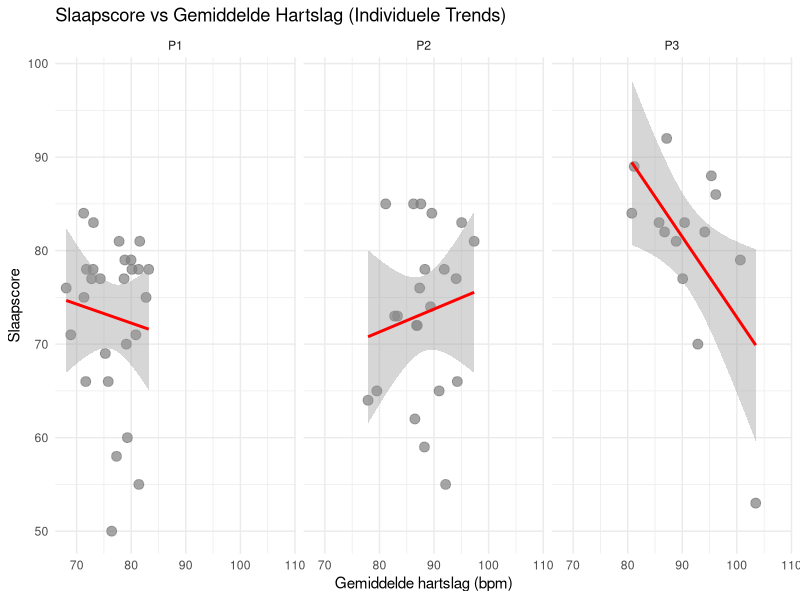
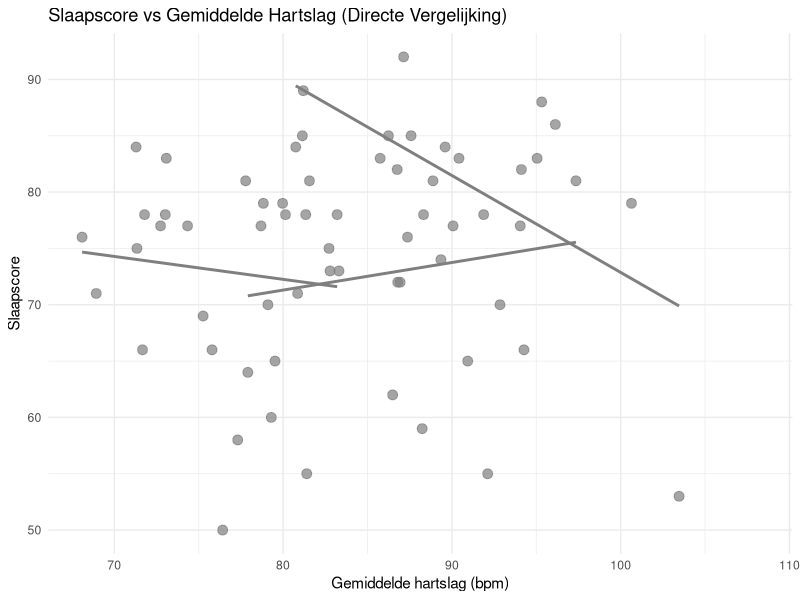
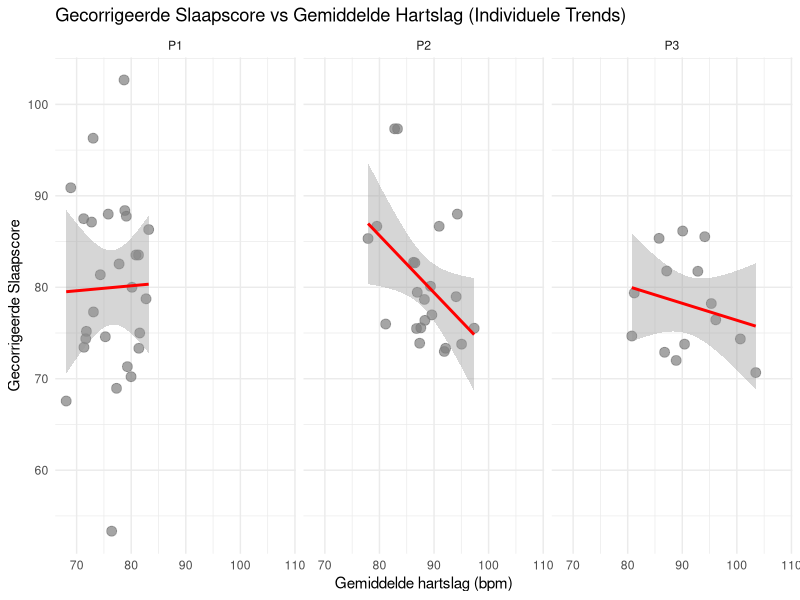
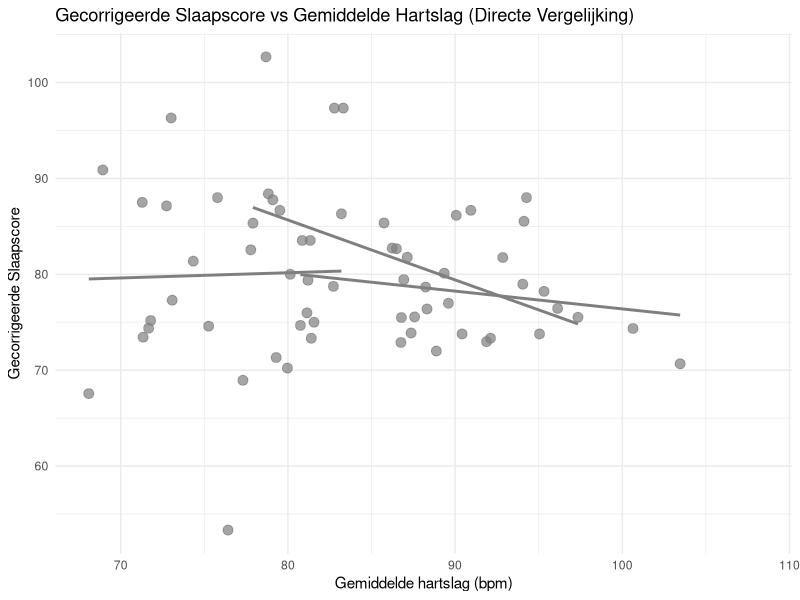
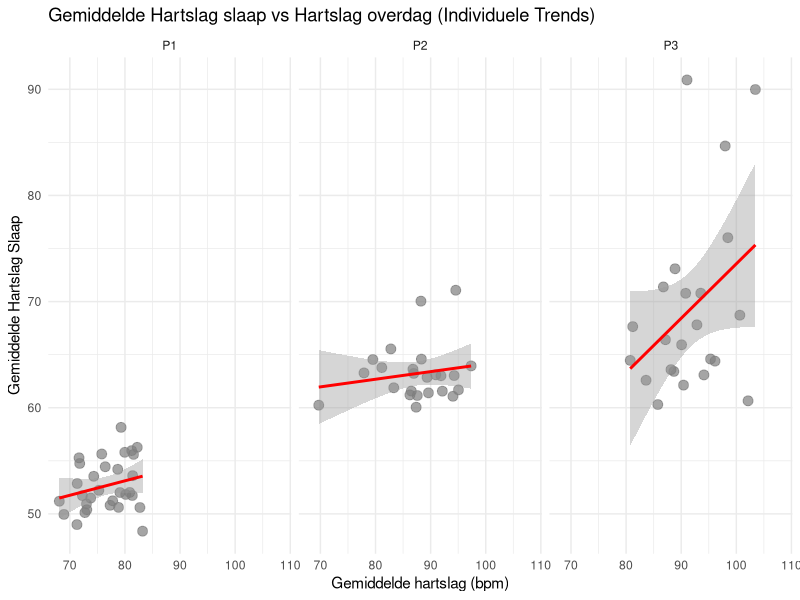
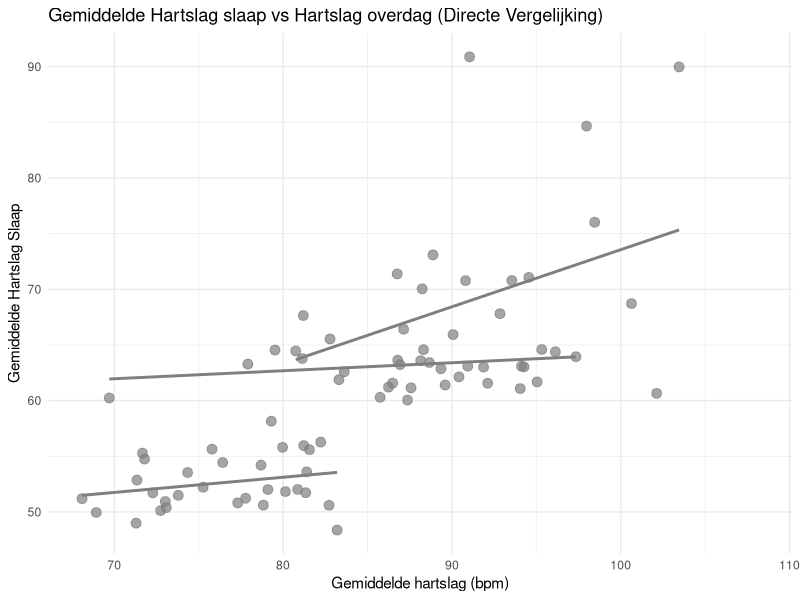
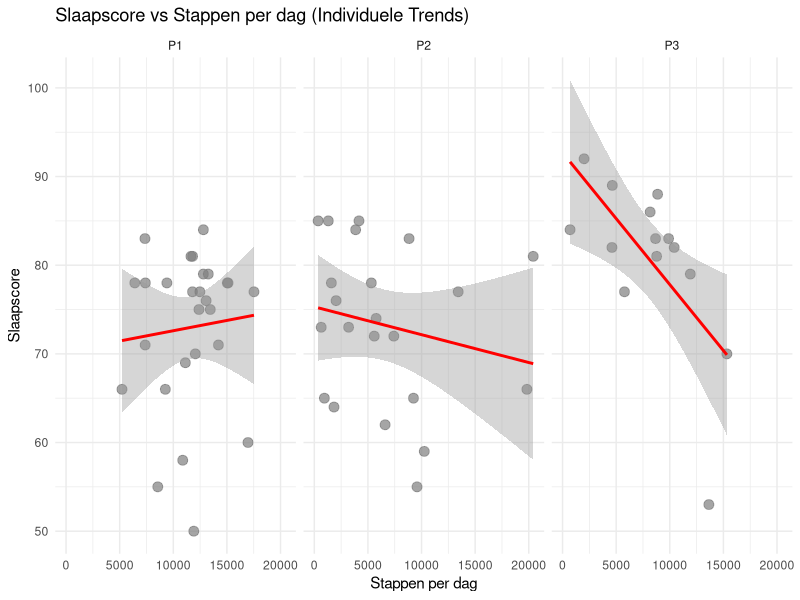
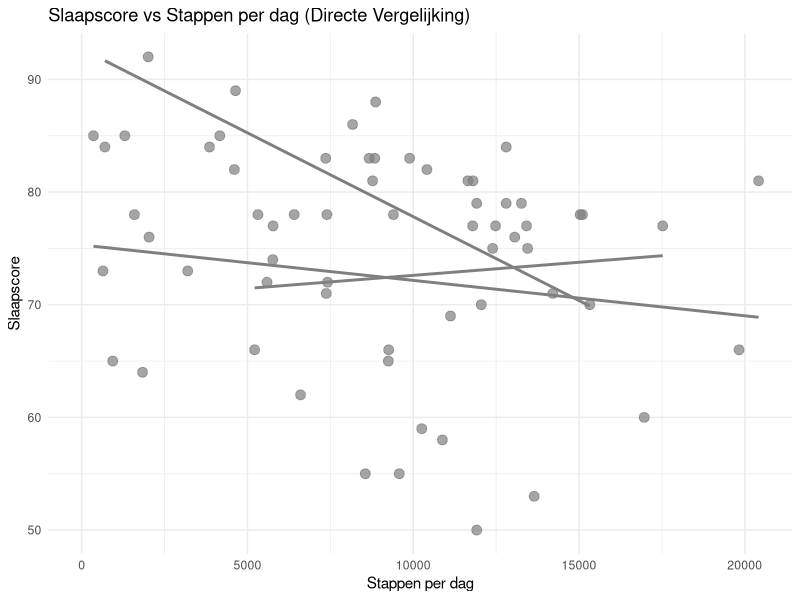

Generate these figures, in order, with R:
## ---- chunk 1
library(ggplot2)
## ---- chunk 2
df_all <- read.csv("analysis/data/combined_data/combined_data.csv")
## ---- chunk 3
cat("--- Gemiddelde Slaapscore per persoon ---\n")
aggregate(sleep_score ~ naam, data = df_all, FUN = mean)

cat("\n--- Gemiddelde Hartslag per persoon ---\n")
aggregate(average_heart_rate ~ naam, data = df_all, FUN = mean)

cat("\n--- Gemiddelde Stappen per persoon ---\n")
aggregate(total_steps ~ naam, data = df_all, FUN = mean)
## ---- chunk 4
ggplot(df_all, aes(x = average_heart_rate, y = sleep_score, color = naam)) +
  geom_point(size = 3, alpha = 0.7) +
  geom_smooth(method = "lm", color = "red", se = TRUE) + # se = TRUE voor de grijze vlakken
  facet_wrap(~ naam) + # Dit zet ze netjes naast elkaar
  scale_color_manual(values = c("Robin" = "steelblue", "Mohammed" = "darkorange", "Lucas" = "forestgreen")) +
  labs(title = "Slaapscore vs Gemiddelde Hartslag (Individuele Trends)",
       x = "Gemiddelde hartslag (bpm)",
       y = "Slaapscore") +
  theme_minimal() +
  theme(legend.position = "none") # Legenda is hier overbodig door de titels boven de panelen
## ---- chunk 5
ggplot(df_all, aes(x = average_heart_rate, y = sleep_score, color = naam)) +
  geom_point(size = 3, alpha = 0.7) +
  geom_smooth(method = "lm", se = FALSE) + # se = FALSE haalt de chaos van de grijze vlakken weg
  scale_color_manual(values = c("Robin" = "steelblue", "Mohammed" = "darkorange", "Lucas" = "forestgreen")) +
  labs(title = "Slaapscore vs Gemiddelde Hartslag (Directe Vergelijking)",
       x = "Gemiddelde hartslag (bpm)",
       y = "Slaapscore",
       color = "Persoon") +
  theme_minimal() +
  theme(legend.position = "right") # Legenda aan de rechterkant om de kleuren te onderscheiden
## ---- chunk 6
ggplot(df_all, aes(x = average_heart_rate, y = corrected_sleep_score, color = naam)) +
  geom_point(size = 3, alpha = 0.7) +
  geom_smooth(method = "lm", color = "red", se = TRUE) + # se = TRUE voor de grijze vlakken
  facet_wrap(~ naam) + # Dit zet ze netjes naast elkaar
  scale_color_manual(values = c("Robin" = "steelblue", "Mohammed" = "darkorange", "Lucas" = "forestgreen")) +
  labs(title = "Gecorrigeerde Slaapscore vs Gemiddelde Hartslag (Individuele Trends)",
       x = "Gemiddelde hartslag (bpm)",
       y = "Gecorrigeerde Slaapscore") +
  theme_minimal() +
  theme(legend.position = "none") # Legenda is hier overbodig door de titels boven de panelen
## ---- chunk 7
ggplot(df_all, aes(x = average_heart_rate, y = corrected_sleep_score, color = naam)) +
  geom_point(size = 3, alpha = 0.7) +
  geom_smooth(method = "lm", se = FALSE) + # se = FALSE haalt de chaos van de grijze vlakken weg
  scale_color_manual(values = c("Robin" = "steelblue", "Mohammed" = "darkorange", "Lucas" = "forestgreen")) +
  labs(title = "Gecorrigeerde Slaapscore vs Gemiddelde Hartslag (Directe Vergelijking)",
       x = "Gemiddelde hartslag (bpm)",
       y = "Gecorrigeerde Slaapscore",
       color = "Persoon") +
  theme_minimal() +
  theme(legend.position = "right") # Legenda aan de rechterkant om de kleuren te onderscheiden
## ---- chunk 8
ggplot(df_all, aes(x = average_heart_rate, y = average_sleep_heart_rate, color = naam)) +
  geom_point(size = 3, alpha = 0.7) +
  geom_smooth(method = "lm", color = "red", se = TRUE) + # se = TRUE voor de grijze vlakken
  facet_wrap(~ naam) + # Dit zet ze netjes naast elkaar
  scale_color_manual(values = c("Robin" = "steelblue", "Mohammed" = "darkorange", "Lucas" = "forestgreen")) +
  labs(title = "Gemiddelde Hartslag slaap vs Hartslag overdag (Individuele Trends)",
       x = "Gemiddelde hartslag (bpm)",
       y = "Gemiddelde Hartslag Slaap") +
  theme_minimal() +
  theme(legend.position = "none") # Legenda is hier overbodig door de titels boven de panelen
## ---- chunk 9
ggplot(df_all, aes(x = average_heart_rate, y = average_sleep_heart_rate, color = naam)) +
  geom_point(size = 3, alpha = 0.7) +
  geom_smooth(method = "lm", se = FALSE) + # se = FALSE haalt de chaos van de grijze vlakken weg
  scale_color_manual(values = c("Robin" = "steelblue", "Mohammed" = "darkorange", "Lucas" = "forestgreen")) +
  labs(title = "Gemiddelde Hartslag slaap vs Hartslag overdag (Directe Vergelijking)",
       x = "Gemiddelde hartslag (bpm)",
       y = "Gemiddelde Hartslag Slaap",
       color = "Persoon") +
  theme_minimal() +
  theme(legend.position = "right") # Legenda aan de rechterkant om de kleuren te onderscheiden
## ---- chunk 10
ggplot(df_all, aes(x = total_steps, y = sleep_score, color = naam)) +
  geom_point(size = 3, alpha = 0.7) +
  geom_smooth(method = "lm", color = "red", se = TRUE) + # se = TRUE voor de grijze vlakken
  facet_wrap(~ naam) + # Dit zet ze netjes naast elkaar
  scale_color_manual(values = c("Robin" = "steelblue", "Mohammed" = "darkorange", "Lucas" = "forestgreen")) +
  labs(title = "Slaapscore vs Stappen per dag (Individuele Trends)",
       x = "Stappen per dag",
       y = "Slaapscore") +
  theme_minimal() +
  theme(legend.position = "none") # Legenda is overbodig door de titels boven de panelen
## ---- chunk 11
ggplot(df_all, aes(x = total_steps, y = sleep_score, color = naam)) +
  geom_point(size = 3, alpha = 0.7) +
  geom_smooth(method = "lm", se = FALSE) + # se = FALSE haalt de chaos van de grijze vlakken weg
  scale_color_manual(values = c("Robin" = "steelblue", "Mohammed" = "darkorange", "Lucas" = "forestgreen")) +
  labs(title = "Slaapscore vs Stappen per dag (Directe Vergelijking)",
       x = "Stappen per dag",
       y = "Slaapscore",
       color = "Persoon") +
  theme_minimal() +
  theme(legend.position = "right") # Legenda aan de rechterkant om de kleuren te onderscheiden
## ---- chunk 12
ggplot(df_all, aes(x = total_steps, y = corrected_sleep_score, color = naam)) +
  geom_point(size = 3, alpha = 0.7) +
  geom_smooth(method = "lm", color = "red", se = TRUE) + # se = TRUE voor de grijze vlakken
  facet_wrap(~ naam) + # Dit zet ze netjes naast elkaar
  scale_color_manual(values = c("Robin" = "steelblue", "Mohammed" = "darkorange", "Lucas" = "forestgreen")) +
  labs(title = "Gecorrigeerde Slaapscore vs Stappen per dag (Individuele Trends)",
       x = "Stappen per dag",
       y = "Gecorrigeerde Slaapscore") +
  theme_minimal() +
  theme(legend.position = "none") # Legenda is overbodig door de titels boven de panelen
## ---- chunk 13
ggplot(df_all, aes(x = total_steps, y = corrected_sleep_score, color = naam)) +
  geom_point(size = 3, alpha = 0.7) +
  geom_smooth(method = "lm", se = FALSE) + # se = FALSE haalt de chaos van de grijze vlakken weg
  scale_color_manual(values = c("Robin" = "steelblue", "Mohammed" = "darkorange", "Lucas" = "forestgreen")) +
  labs(title = "Gecorrigeerde Slaapscore vs Stappen per dag (Directe Vergelijking)",
       x = "Stappen per dag",
       y = "Gecorrigeerde Slaapscore",
       color = "Persoon") +
  theme_minimal() +
  theme(legend.position = "right") # Legenda aan de rechterkant om de kleuren te onderscheiden
## ---- chunk 14
ggplot(df_all, aes(x = total_steps, y = average_sleep_heart_rate, color = naam)) +
  geom_point(size = 3, alpha = 0.7) +
  geom_smooth(method = "lm", color = "red", se = TRUE) + # se = TRUE voor de grijze vlakken
  facet_wrap(~ naam) + # Dit zet ze netjes naast elkaar
  scale_color_manual(values = c("Robin" = "steelblue", "Mohammed" = "darkorange", "Lucas" = "forestgreen")) +
  labs(title = "Gemiddelde Hartslag Slaap vs Stappen per dag (Individuele Trends)",
       x = "Stappen per dag",
       y = "Gemiddelde Hartslag Slaap") +
  theme_minimal() +
  theme(legend.position = "none") # Legenda is overbodig door de titels boven de panelen
## ---- chunk 15
ggplot(df_all, aes(x = total_steps, y = average_sleep_heart_rate, color = naam)) +
  geom_point(size = 3, alpha = 0.7) +
  geom_smooth(method = "lm", se = FALSE) + # se = FALSE haalt de chaos van de grijze vlakken weg
  scale_color_manual(values = c("Robin" = "steelblue", "Mohammed" = "darkorange", "Lucas" = "forestgreen")) +
  labs(title = "Gemiddelde Hartslag Slaap vs Stappen per dag (Directe Vergelijking)",
       x = "Stappen per dag",
       y = "Gemiddelde Hartslag Slaap",
       color = "Persoon") +
  theme_minimal() +
  theme(legend.position = "right") # Legenda aan de rechterkant om de kleuren te onderscheiden
## ---- chunk 16
ggplot(df_all, aes(x = calories_burned, y = sleep_score, color = naam)) +
  geom_point(size = 3, alpha = 0.7) +
  geom_smooth(method = "lm", color = "red", se = TRUE) + # se = TRUE voor de grijze vlakken
  facet_wrap(~ naam) + # Dit zet ze netjes naast elkaar
  scale_color_manual(values = c("Robin" = "steelblue", "Mohammed" = "darkorange", "Lucas" = "forestgreen")) +
  labs(title = "Slaapscore vs Verbrande Calorieën (Individuele Trends)",
       x = "Verbrande calorieën (kcal)",
       y = "Slaapscore") +
  theme_minimal() +
  theme(legend.position = "none") # Legenda is overbodig door de titels boven de panelen
## ---- chunk 17
ggplot(df_all, aes(x = calories_burned, y = sleep_score, color = naam)) +
  geom_point(size = 3, alpha = 0.7) +
  geom_smooth(method = "lm", se = FALSE) + # se = FALSE haalt de chaos van de grijze vlakken weg
  scale_color_manual(values = c("Robin" = "steelblue", "Mohammed" = "darkorange", "Lucas" = "forestgreen")) +
  labs(title = "Slaapscore vs Verbrande Calorieën (Directe Vergelijking)",
       x = "Verbrande calorieën (kcal)",
       y = "Slaapscore",
       color = "Persoon") +
  theme_minimal() +
  theme(legend.position = "right") # Legenda aan de rechterkant om de kleuren te onderscheiden
## ---- chunk 18
ggplot(df_all, aes(x = calories_burned, y = corrected_sleep_score, color = naam)) +
  geom_point(size = 3, alpha = 0.7) +
  geom_smooth(method = "lm", color = "red", se = TRUE) + # se = TRUE voor de grijze vlakken
  facet_wrap(~ naam) + # Dit zet ze netjes naast elkaar
  scale_color_manual(values = c("Robin" = "steelblue", "Mohammed" = "darkorange", "Lucas" = "forestgreen")) +
  labs(title = "Gecorrigeerde Slaapscore vs Verbrande Calorieën (Individuele Trends)",
       x = "Verbrande calorieën (kcal)",
       y = "Gecorrigeerde Slaapscore") +
  theme_minimal() +
  theme(legend.position = "none") # Legenda is overbodig door de titels boven de panelen
## ---- chunk 19
ggplot(df_all, aes(x = calories_burned, y = corrected_sleep_score, color = naam)) +
  geom_point(size = 3, alpha = 0.7) +
  geom_smooth(method = "lm", se = FALSE) + # se = FALSE haalt de chaos van de grijze vlakken weg
  scale_color_manual(values = c("Robin" = "steelblue", "Mohammed" = "darkorange", "Lucas" = "forestgreen")) +
  labs(title = "Gecorrigeerde Slaapscore vs Verbrande Calorieën (Directe Vergelijking)",
       x = "Verbrande calorieën (kcal)",
       y = "Gecorrigeerde Slaapscore",
       color = "Persoon") +
  theme_minimal() +
  theme(legend.position = "right") # Legenda aan de rechterkant om de kleuren te onderscheiden
## ---- chunk 20
ggplot(df_all, aes(x = stress_management_score, y = sleep_score, color = naam)) +
  geom_point(size = 3, alpha = 0.7) +
  geom_smooth(method = "lm", color = "red", se = TRUE) + # se = TRUE voor de grijze vlakken
  facet_wrap(~ naam) + # Dit zet ze netjes naast elkaar
  scale_color_manual(values = c("Robin" = "steelblue", "Mohammed" = "darkorange", "Lucas" = "forestgreen")) +
  labs(title = "Slaapscore vs Stressmanagementscore (Individuele Trends)",
       x = "Stressmanagementscore",
       y = "Slaapscore") +
  theme_minimal() +
  theme(legend.position = "none") # Legenda is overbodig door de titels boven de panelen
## ---- chunk 21
ggplot(df_all, aes(x = stress_management_score, y = sleep_score, color = naam)) +
  geom_point(size = 3, alpha = 0.7) +
  geom_smooth(method = "lm", se = FALSE) + # se = FALSE haalt de chaos van de grijze vlakken weg
  scale_color_manual(values = c("Robin" = "steelblue", "Mohammed" = "darkorange", "Lucas" = "forestgreen")) +
  labs(title = "Slaapscore vs Stressmanagementscore (Directe Vergelijking)",
       x = "Stressmanagementscore",
       y = "Slaapscore",
       color = "Persoon") +
  theme_minimal() +
  theme(legend.position = "right") # Legenda aan de rechterkant om de kleuren te onderscheiden
## ---- chunk 22
ggplot(df_all, aes(x = stress_management_score, y = corrected_sleep_score, color = naam)) +
  geom_point(size = 3, alpha = 0.7) +
  geom_smooth(method = "lm", color = "red", se = TRUE) + # se = TRUE voor de grijze vlakken
  facet_wrap(~ naam) + # Dit zet ze netjes naast elkaar
  scale_color_manual(values = c("Robin" = "steelblue", "Mohammed" = "darkorange", "Lucas" = "forestgreen")) +
  labs(title = "Gecorrigeerde Slaapscore vs Stressmanagementscore (Individuele Trends)",
       x = "Stressmanagementscore",
       y = "Gecorrigeerde Slaapscore") +
  theme_minimal() +
  theme(legend.position = "none") # Legenda is overbodig door de titels boven de panelen
## ---- chunk 23
ggplot(df_all, aes(x = stress_management_score, y = corrected_sleep_score, color = naam)) +
  geom_point(size = 3, alpha = 0.7) +
  geom_smooth(method = "lm", se = FALSE) + # se = FALSE haalt de chaos van de grijze vlakken weg
  scale_color_manual(values = c("Robin" = "steelblue", "Mohammed" = "darkorange", "Lucas" = "forestgreen")) +
  labs(title = "Gecorrigeerde Slaapscore vs Stressmanagementscore (Directe Vergelijking)",
       x = "Stressmanagementscore",
       y = "Gecorrigeerde Slaapscore",
       color = "Persoon") +
  theme_minimal() +
  theme(legend.position = "right") # Legenda aan de rechterkant om de kleuren te onderscheiden
## ---- chunk 24
ggplot(df_all, aes(x = calories_burned, y = average_sleep_heart_rate, color = naam)) +
  geom_point(size = 3, alpha = 0.7) +
  geom_smooth(method = "lm", color = "red", se = TRUE) + # se = TRUE voor de grijze vlakken
  facet_wrap(~ naam) + # Dit zet ze netjes naast elkaar
  scale_color_manual(values = c("Robin" = "steelblue", "Mohammed" = "darkorange", "Lucas" = "forestgreen")) +
  labs(title = "Gemiddelde Hartslag Slaap vs Verbrande Calorieën (Individuele Trends)",
       x = "Verbrande calorieën (kcal)",
       y = "Gemiddelde Hartslag Slaap") +
  theme_minimal() +
  theme(legend.position = "none") # Legenda is overbodig door de titels boven de panelen
## ---- chunk 25
ggplot(df_all, aes(x = calories_burned, y = average_sleep_heart_rate, color = naam)) +
  geom_point(size = 3, alpha = 0.7) +
  geom_smooth(method = "lm", se = FALSE) + # se = FALSE haalt de chaos van de grijze vlakken weg
  scale_color_manual(values = c("Robin" = "steelblue", "Mohammed" = "darkorange", "Lucas" = "forestgreen")) +
  labs(title = "Gemiddelde Hartslag Slaap vs Verbrande Calorieën (Directe Vergelijking)",
       x = "Verbrande calorieën (kcal)",
       y = "Gemiddelde Hartslag Slaap",
       color = "Persoon") +
  theme_minimal() +
  theme(legend.position = "right") # Legenda aan de rechterkant om de kleuren te onderscheiden
## ---- chunk 26
ggplot(df_all, aes(x = stress_management_score, y = average_sleep_heart_rate, color = naam)) +
  geom_point(size = 3, alpha = 0.7) +
  geom_smooth(method = "lm", color = "red", se = TRUE) + # se = TRUE voor de grijze vlakken
  facet_wrap(~ naam) + # Dit zet ze netjes naast elkaar
  scale_color_manual(values = c("Robin" = "steelblue", "Mohammed" = "darkorange", "Lucas" = "forestgreen")) +
  labs(title = "Gemiddelde Hartslag Slaap vs Stressmanagementscore (Individuele Trends)",
       x = "Stressmanagementscore",
       y = "Gemiddelde Hartslag Slaap") +
  theme_minimal() +
  theme(legend.position = "none") # Legenda is overbodig door de titels boven de panelen
## ---- chunk 27
ggplot(df_all, aes(x = stress_management_score, y = average_sleep_heart_rate, color = naam)) +
  geom_point(size = 3, alpha = 0.7) +
  geom_smooth(method = "lm", se = FALSE) + # se = FALSE haalt de chaos van de grijze vlakken weg
  scale_color_manual(values = c("Robin" = "steelblue", "Mohammed" = "darkorange", "Lucas" = "forestgreen")) +
  labs(title = "Gemiddelde Hartslag Slaap vs Stressmanagementscore (Directe Vergelijking)",
       x = "Stressmanagementscore",
       y = "Gemiddelde Hartslag Slaap",
       color = "Persoon") +
  theme_minimal() +
  theme(legend.position = "right") # Legenda aan de rechterkant om de kleuren te onderscheiden
## ---- chunk 28
# Bereken het gemiddelde per persoon
scores_agg <- aggregate(sleep_score ~ naam, data = df_all, FUN = mean)

barplot(scores_agg$sleep_score,
        names.arg = scores_agg$naam,
        col       = c("forestgreen", "darkorange", "steelblue"), # Volgorde: Lucas, Mohammed, Robin
        main      = "Gemiddelde slaapscore per persoon",
        ylab      = "Slaapscore",
        ylim      = c(0, 100))
## ---- chunk 29
hr_agg <- aggregate(average_heart_rate ~ naam, data = df_all, FUN = mean)

barplot(hr_agg$average_heart_rate,
        names.arg = hr_agg$naam,
        col       = c("forestgreen", "darkorange", "steelblue"), # Volgorde: Lucas, Mohammed, Robin
        main      = "Gemiddelde hartslag per persoon",
        ylab      = "Hartslag (bpm)",
        ylim      = c(0, 120))
